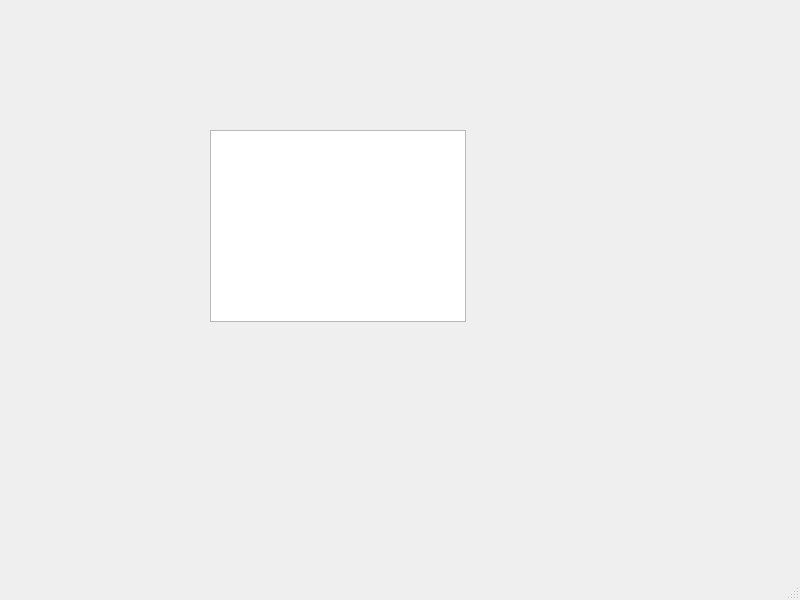
<?xml version="1.0" encoding="UTF-8"?>
<ui version="4.0">
 <class>MainWindow</class>
 <widget class="QMainWindow" name="MainWindow">
  <property name="geometry">
   <rect>
    <x>0</x>
    <y>0</y>
    <width>800</width>
    <height>600</height>
   </rect>
  </property>
  <property name="windowTitle">
   <string>MainWindow</string>
  </property>
  <widget class="QWidget" name="centralwidget">
   <widget class="CCustomChartView" name="chartView">
    <property name="geometry">
     <rect>
      <x>210</x>
      <y>130</y>
      <width>256</width>
      <height>192</height>
     </rect>
    </property>
   </widget>
  </widget>
  <widget class="QMenuBar" name="menubar">
   <property name="geometry">
    <rect>
     <x>0</x>
     <y>0</y>
     <width>800</width>
     <height>25</height>
    </rect>
   </property>
  </widget>
  <widget class="QStatusBar" name="statusbar"/>
 </widget>
 <customwidgets>
  <customwidget>
   <class>CCustomChartView</class>
   <extends>QGraphicsView</extends>
   <header location="global">customchartview.h</header>
  </customwidget>
 </customwidgets>
 <resources/>
 <connections/>
</ui>
